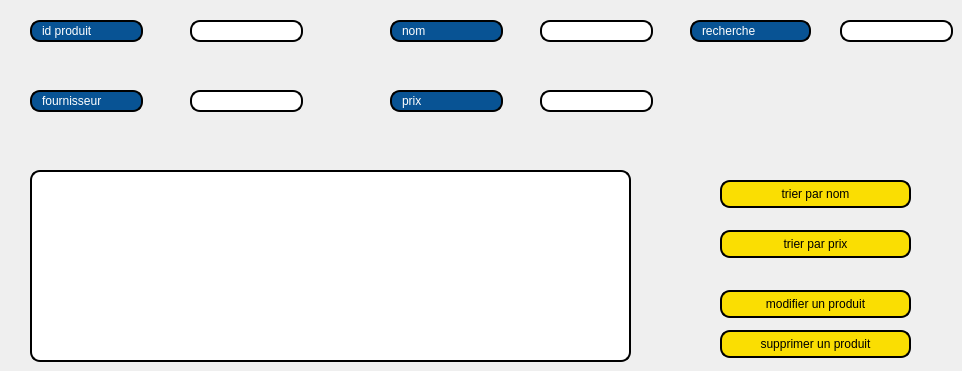
     <widget class="QWidget" name="tab_5">
      <attribute name="title">
       <string>Afficher produit</string>
      </attribute>
      <widget class="QTableView" name="afficher_produit">
       <property name="geometry">
        <rect>
         <x>30</x>
         <y>170</y>
         <width>601</width>
         <height>192</height>
        </rect>
       </property>
       <property name="styleSheet">
        <string notr="true">border: 2px solid black;
border-radius: 10px;
padding: 0 8px;
background: white;
selection-background-color: gray;</string>
       </property>
      </widget>
      <widget class="QLineEdit" name="lineEdit_19">
       <property name="geometry">
        <rect>
         <x>30</x>
         <y>20</y>
         <width>113</width>
         <height>22</height>
        </rect>
       </property>
       <property name="styleSheet">
        <string notr="true">border: 2px solid black;
border-radius: 10px;
padding: 0 8px;
color:rgb(255,255,255);
background: #085394;
selection-background-color: gray;
</string>
       </property>
       <property name="text">
        <string>id produit</string>
       </property>
      </widget>
      <widget class="QLineEdit" name="lineEdit_20">
       <property name="geometry">
        <rect>
         <x>30</x>
         <y>90</y>
         <width>113</width>
         <height>22</height>
        </rect>
       </property>
       <property name="styleSheet">
        <string notr="true">border: 2px solid black;
border-radius: 10px;
padding: 0 8px;
color:rgb(255,255,255);
background: #085394;
selection-background-color: gray;
</string>
       </property>
       <property name="text">
        <string>fournisseur</string>
       </property>
      </widget>
      <widget class="QLineEdit" name="lineEdit_idp_2">
       <property name="geometry">
        <rect>
         <x>190</x>
         <y>20</y>
         <width>113</width>
         <height>22</height>
        </rect>
       </property>
       <property name="styleSheet">
        <string notr="true">border: 2px solid black;
border-radius: 10px;
padding: 0 8px;
background: white;
selection-background-color: gray;</string>
       </property>
      </widget>
      <widget class="QLineEdit" name="lineEdit_fournisseur_2">
       <property name="geometry">
        <rect>
         <x>190</x>
         <y>90</y>
         <width>113</width>
         <height>22</height>
        </rect>
       </property>
       <property name="styleSheet">
        <string notr="true">border: 2px solid black;
border-radius: 10px;
padding: 0 8px;
background: white;
selection-background-color: gray;</string>
       </property>
      </widget>
      <widget class="QLineEdit" name="lineEdit_23">
       <property name="geometry">
        <rect>
         <x>390</x>
         <y>20</y>
         <width>113</width>
         <height>22</height>
        </rect>
       </property>
       <property name="styleSheet">
        <string notr="true">border: 2px solid black;
border-radius: 10px;
padding: 0 8px;
color:rgb(255,255,255);
background: #085394;
selection-background-color: gray;</string>
       </property>
       <property name="text">
        <string>nom</string>
       </property>
      </widget>
      <widget class="QLineEdit" name="lineEdit_nomp_2">
       <property name="geometry">
        <rect>
         <x>540</x>
         <y>20</y>
         <width>113</width>
         <height>22</height>
        </rect>
       </property>
       <property name="styleSheet">
        <string notr="true">border: 2px solid black;
border-radius: 10px;
padding: 0 8px;
background: white;
selection-background-color: gray;</string>
       </property>
      </widget>
      <widget class="QLineEdit" name="lineEdit_25">
       <property name="geometry">
        <rect>
         <x>390</x>
         <y>90</y>
         <width>113</width>
         <height>22</height>
        </rect>
       </property>
       <property name="styleSheet">
        <string notr="true">border: 2px solid black;
border-radius: 10px;
padding: 0 8px;
color:rgb(255,255,255);
background: #085394;
selection-background-color: gray;</string>
       </property>
       <property name="text">
        <string>prix</string>
       </property>
      </widget>
      <widget class="QLineEdit" name="lineEdit_prix_2">
       <property name="geometry">
        <rect>
         <x>540</x>
         <y>90</y>
         <width>113</width>
         <height>22</height>
        </rect>
       </property>
       <property name="styleSheet">
        <string notr="true">border: 2px solid black;
border-radius: 10px;
padding: 0 8px;
background: white;
selection-background-color: gray;</string>
       </property>
      </widget>
      <widget class="QPushButton" name="trierp">
       <property name="geometry">
        <rect>
         <x>720</x>
         <y>230</y>
         <width>191</width>
         <height>28</height>
        </rect>
       </property>
       <property name="styleSheet">
        <string notr="true">border: 2px solid black;
font: 75 8pt &quot;MS Shell Dlg 2&quot;;
border-radius: 10px;
padding: 0 8px;
background: #fade02;
font: bold, &quot;Comic Sans MS&quot;;;
text-align:center;
</string>
       </property>
       <property name="text">
        <string>trier par prix</string>
       </property>
      </widget>
      <widget class="QPushButton" name="modifierp">
       <property name="geometry">
        <rect>
         <x>720</x>
         <y>290</y>
         <width>191</width>
         <height>28</height>
        </rect>
       </property>
       <property name="styleSheet">
        <string notr="true">border: 2px solid black;
font: 75 8pt &quot;MS Shell Dlg 2&quot;;
border-radius: 10px;
padding: 0 8px;
background: #fade02;
font: bold, &quot;Comic Sans MS&quot;;;
text-align:center;
</string>
       </property>
       <property name="text">
        <string>modifier un produit</string>
       </property>
      </widget>
      <widget class="QPushButton" name="supprimerp">
       <property name="geometry">
        <rect>
         <x>720</x>
         <y>330</y>
         <width>191</width>
         <height>28</height>
        </rect>
       </property>
       <property name="styleSheet">
        <string notr="true">border: 2px solid black;
font: 75 8pt &quot;MS Shell Dlg 2&quot;;
border-radius: 10px;
padding: 0 8px;
background: #fade02;
font: bold, &quot;Comic Sans MS&quot;;;
text-align:center;
</string>
       </property>
       <property name="text">
        <string>supprimer un produit</string>
       </property>
      </widget>
      <widget class="QLineEdit" name="lineEdit_27">
       <property name="geometry">
        <rect>
         <x>690</x>
         <y>20</y>
         <width>121</width>
         <height>22</height>
        </rect>
       </property>
       <property name="styleSheet">
        <string notr="true">border: 2px solid black;
border-radius: 10px;
padding: 0 8px;
color:rgb(255,255,255);
background: #085394;
selection-background-color: gray;
</string>
       </property>
       <property name="text">
        <string>recherche</string>
       </property>
      </widget>
      <widget class="QLineEdit" name="lineEdit_rechercherp">
       <property name="geometry">
        <rect>
         <x>840</x>
         <y>20</y>
         <width>113</width>
         <height>22</height>
        </rect>
       </property>
       <property name="styleSheet">
        <string notr="true">border: 2px solid black;
border-radius: 10px;
padding: 0 8px;
background: white;
selection-background-color: gray;</string>
       </property>
      </widget>
      <widget class="QPushButton" name="trierp_nom">
       <property name="geometry">
        <rect>
         <x>720</x>
         <y>180</y>
         <width>191</width>
         <height>28</height>
        </rect>
       </property>
       <property name="styleSheet">
        <string notr="true">border: 2px solid black;
font: 75 8pt &quot;MS Shell Dlg 2&quot;;
border-radius: 10px;
padding: 0 8px;
background: #fade02;
font: bold, &quot;Comic Sans MS&quot;;;
text-align:center;
</string>
       </property>
       <property name="text">
        <string>trier par nom</string>
       </property>
      </widget>
     </widget>
